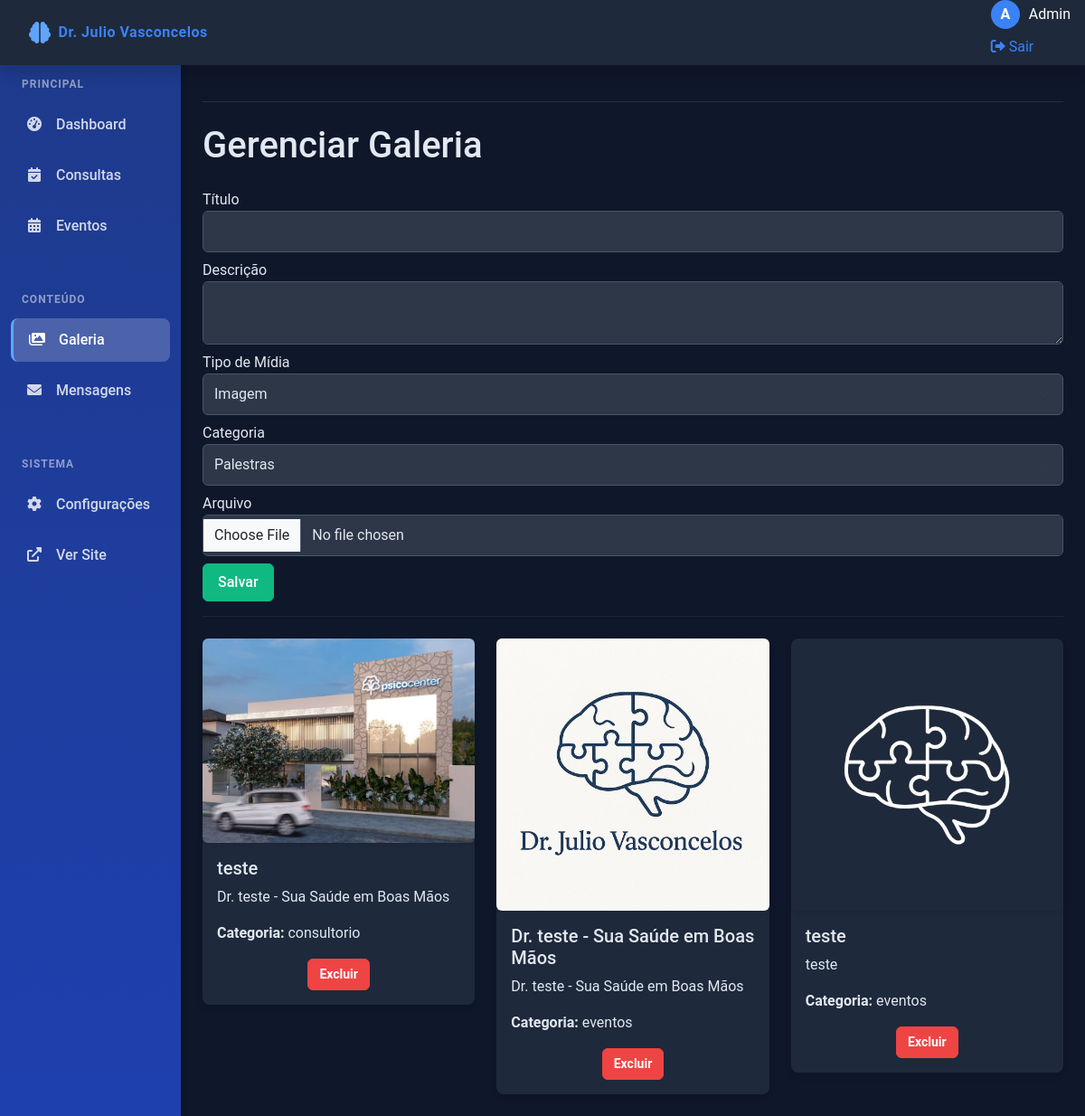
Page /admin/gallery (signed in) on the committed database.
### models.py (models this page shows)
class GalleryItem(db.Model):
    __tablename__ = 'gallery_item'
    id = db.Column(db.Integer, primary_key=True)
    title = db.Column(db.String(150), nullable=True)
    description = db.Column(db.Text, nullable=True)
    media_type = db.Column(db.String(10), nullable=False)  # "image" ou "video"
    filename = db.Column(db.String(255), nullable=False)
    caption = db.Column(db.String(255), nullable=True)
    categoria = db.Column(db.String(50), nullable=False, default='eventos')  # ✅ campo de categoria adicionado corretamente
    created_at = db.Column(db.DateTime, default=datetime.utcnow)

### admin_routes.py (the view, shortened to what this page needs)
@admin_bp.route('/gallery', methods=['GET', 'POST'])
@login_required
def gallery():
    form = GalleryForm()
    items = GalleryItem.query.order_by(GalleryItem.created_at.desc()).all()
    return render_template('admin/gallery.html', form=form, items=items)

### forms.py
class GalleryForm(FlaskForm):
    title = StringField('Título', validators=[DataRequired()])
    description = TextAreaField('Descrição', validators=[Optional()])
    media_file = FileField('Arquivo', validators=[
        FileAllowed(['jpg', 'jpeg', 'png', 'mp4'], 'Somente imagens e vídeos são permitidos!')
    ])
    media_type = SelectField('Tipo de Mídia', choices=[('image', 'Imagem'), ('video', 'Vídeo')], validators=[DataRequired()])
    categoria = SelectField('Categoria', choices=[
        ('palestras', 'Palestras'),
        ('consultorio', 'Consultório'),
        ('eventos', 'Eventos'),
        ('videos', 'Vídeos')
    ], validators=[DataRequired()])
    submit = SubmitField('Salvar')

### app.py (called while the page is built)
@login_manager.user_loader
def load_user(user_id):
    return User.query.get(int(user_id))

### templates/admin/gallery.html (shortened to what this page needs)
{% extends "admin/base.html" %}
{% block content %}
<h1 class="mb-4">Gerenciar Galeria</h1>
<form method="POST" enctype="multipart/form-data">
    {{ form.title.label }} {{ form.title(class="form-control mb-2") }}
    {{ form.description.label }} {{ form.description(class="form-control mb-2") }}
    {{ form.media_type.label }}
    {{ form.media_type(class="form-select mb-2") }}
    {{ form.categoria.label }} {{ form.categoria(class="form-select mb-2") }}
    {{ form.media_file.label }} {{ form.media_file(class="form-control mb-2") }}
    {{ form.submit(class="btn btn-success") }}
</form>
<hr>
<div class="row mt-4">
    {% for item in items %}
        <div class="col-md-4 mb-4">
            <div class="card">
                {% if item.media_type == 'image' %}
                    <img src="{{ url_for('static', filename='uploads/gallery/' ~ item.filename) }}" class="img-fluid rounded shadow-sm">
                {% elif item.media_type == 'video' %}
                    <video controls class="w-100 shadow-sm">
                        <source src="{{ url_for('static', filename='uploads/gallery/' ~ item.filename) }}" type="video/mp4">
                        Seu navegador não suporta vídeos.
                    </video>
                {% endif %}
                    <div class="card-body">
                        <h5>{{ item.title }}</h5>
                        <p>{{ item.description }}</p>
                        <p><strong>Categoria:</strong> {{ item.categoria }}</p>
                        <form action="{{ url_for('admin_bp.delete_gallery_item', item_id=item.id) }}" method="POST" class="mt-2 text-center">
                            <button type="submit" class="btn btn-danger btn-sm">Excluir</button>
                        </form>
                    </div>
            </div>
        </div>
    {% endfor %}
</div>
{% endblock %}

### templates/admin/base.html (shortened to what this page needs)
<!DOCTYPE html>
<html lang="pt-BR">
<head>
    <link href="https://cdn.jsdelivr.net/npm/bootstrap@5.3.0/dist/css/bootstrap.min.css" rel="stylesheet">
    <link rel="stylesheet" href="https://cdnjs.cloudflare.com/ajax/libs/font-awesome/6.0.0/css/all.min.css">
    <link rel="stylesheet" href="{{ url_for('static', filename='css/admin-dark-theme.css') }}">
</head>
<body class="admin-dark-theme">
    <nav class="navbar navbar-dark sticky-top flex-md-nowrap p-0 shadow">
        <a class="navbar-brand col-md-3 col-lg-2 me-0 px-3" href="{{ url_for('admin_bp.dashboard') }}">
            <div class="logo-container">
                <i class="fas fa-brain logo-icon"></i>
                <span>Dr. Julio Vasconcelos</span>
            </div>
        </a>
        <div class="navbar-nav ms-auto">
            <div class="user-profile">
                <div class="user-avatar">A</div>
                <span class="d-none d-md-inline-block">Admin</span>
            </div>
            <div class="nav-item text-nowrap">
                <a class="nav-link px-3" href="{{ url_for('admin_bp.logout') }}">
                    <i class="fas fa-sign-out-alt"></i> Sair
                </a>
            </div>
        </div>
    </nav>
    <div class="container-fluid">
        <div class="row">
            <nav id="sidebarMenu" class="col-md-3 col-lg-2 d-md-block sidebar collapse">
                <div class="sidebar-sticky pt-3">
                    <div class="sidebar-header">Principal</div>
                    <ul class="nav flex-column">
                        <li class="nav-item">
                            <a class="nav-link {% if request.endpoint == 'admin_bp.dashboard' %}active{% endif %}" href="{{ url_for('admin_bp.dashboard') }}">
                                <i class="fas fa-tachometer-alt"></i>
                                Dashboard
                            </a>
                        </li>
                        <li class="nav-item">
                            <a class="nav-link {% if request.endpoint == 'admin_bp.appointments' %}active{% endif %}" href="{{ url_for('admin_bp.appointments') }}">
                                <i class="fas fa-calendar-check"></i>
                                Consultas
                            </a>
                        </li>
                        <li class="nav-item">
                            <a class="nav-link {% if request.endpoint == 'admin_bp.events' %}active{% endif %}" href="{{ url_for('admin_bp.events') }}">
                                <i class="fas fa-calendar-alt"></i>
                                Eventos
                            </a>
                        </li>
                    </ul>
                    <div class="sidebar-header mt-4">Conteúdo</div>
                    <ul class="nav flex-column">
                        <li class="nav-item">
                            <a class="nav-link {% if request.endpoint == 'admin_bp.gallery' %}active{% endif %}" href="{{ url_for('admin_bp.gallery') }}">
                                <i class="fas fa-images"></i>
                                Galeria
                            </a>
                        </li>
                        <li class="nav-item">
                           <a class="nav-link {% if request.endpoint == 'main_bp.contact' %}active{% endif %}" href="{{ url_for('main_bp.contact') }}">
                                <i class="fas fa-envelope"></i>
                                Mensagens
                            </a>
                        </li>
                    </ul>
                    <div class="sidebar-header mt-4">Sistema</div>
                    <ul class="nav flex-column">
                        <li class="nav-item">
                            <a class="nav-link {% if request.endpoint == 'admin_bp.settings' %}active{% endif %}" href="{{ url_for('admin_bp.settings') }}">
                                <i class="fas fa-cog"></i>
                                Configurações
                            </a>
                        </li>
                        <li class="nav-item">
                            <a class="nav-link" href="{{ url_for('main_bp.index') }}" target="_blank">
                                <i class="fas fa-external-link-alt"></i>
                                Ver Site
                            </a>
                        </li>
                    </ul>
                </div>
            </nav>
            <main class="col-md-9 ms-sm-auto col-lg-10 px-md-4">
                <div class="page-header mt-4">
                </div>
                {% block content %}{% endblock %}
            </main>
        </div>
    </div>
</body>
</html>

### static/css/admin-dark-theme.css (style rules this page uses)
body.admin-dark-theme { background-color: #0f172a; color: #e2e8f0; }
.admin-dark-theme .sidebar { background: linear-gradient(180deg, #1e3a8a, #1e40af); box-shadow: 2px 0 5px rgba(0, 0, 0, 0.2); }
.admin-dark-theme .sidebar .nav-link { color: rgba(255, 255, 255, 0.8); border-radius: 0.5rem; margin: 0.25rem 0.75rem; transition: all 0.2s ease; }
.admin-dark-theme .sidebar .nav-link.active { color: #fff; background: rgba(255, 255, 255, 0.2); border-left: 3px solid #60a5fa; }
.admin-dark-theme .sidebar .nav-link i { margin-right: 10px; width: 20px; text-align: center; transition: transform 0.2s ease; }
.admin-dark-theme .sidebar-header { color: rgba(255, 255, 255, 0.5); font-size: 0.75rem; text-transform: uppercase; letter-spacing: 1px; padding: 1.25rem 1.5rem 0.5rem; font-weight: 600; }
.admin-dark-theme .navbar { background-color: #1e293b !important; }
.admin-dark-theme .navbar-brand { font-weight: 600; letter-spacing: 0.5px; }
.admin-dark-theme .user-profile { display: flex; align-items: center; }
.admin-dark-theme .user-avatar { width: 32px; height: 32px; border-radius: 50%; margin-right: 10px; background-color: #3b82f6; display: flex; align-items: center; justify-content: center; color: white; font-weight: bold; }
.admin-dark-theme .page-header { margin-bottom: 1.5rem; border-bottom: 1px solid rgba(255, 255, 255, 0.1); padding-bottom: 1rem; }
.admin-dark-theme .card { background-color: #1e293b; border: none; box-shadow: 0 4px 6px rgba(0, 0, 0, 0.1); border-radius: 0.5rem; transition: transform 0.2s, box-shadow 0.2s; }
.admin-dark-theme .card-body { color: #e2e8f0; }
.admin-dark-theme .form-control, .admin-dark-theme .form-select { background-color: #2d3748; border-color: #4a5568; color: #e2e8f0; border-radius: 0.375rem; padding: 0.625rem 0.75rem; }
.admin-dark-theme .form-control::placeholder { color: #94a3b8; }
.admin-dark-theme .btn { border-radius: 0.375rem; padding: 0.5rem 1rem; font-weight: 500; transition: all 0.2s; }
.admin-dark-theme .btn-sm { padding: 0.375rem 0.75rem; font-size: 0.875rem; font-weight: 600; }
.admin-dark-theme .btn-success { background-color: #10b981; border-color: #10b981; color: #ffffff !important; }
.admin-dark-theme .btn-danger { background-color: #ef4444; border-color: #ef4444; color: #ffffff !important; }
.admin-dark-theme hr { border-top-color: #4a5568; opacity: 0.25; }
.admin-dark-theme a { color: #3b82f6; text-decoration: none; }

### templates/admin/base.html (style rules this page uses)
body { font-family: 'Roboto', sans-serif; }
.sidebar { position: fixed; top: 0; bottom: 0; left: 0; z-index: 100; padding: 48px 0 0; box-shadow: inset -1px 0 0 rgba(0, 0, 0, .1); }
.sidebar-sticky { position: relative; top: 0; height: calc(100vh - 48px); padding-top: .5rem; overflow-x: hidden; overflow-y: auto; }
.sidebar .nav-link { font-weight: 500; padding: 0.75rem 1rem; margin: 0.2rem 0; }
.sidebar .nav-link i { margin-right: 10px; }
.navbar-brand { padding-top: .75rem; padding-bottom: .75rem; font-size: 1rem; }
.logo-container { display: flex; align-items: center; padding: 0 1rem; }
.logo-icon { font-size: 1.5rem; margin-right: 0.5rem; color: #60a5fa; }
.user-profile { display: flex; align-items: center; color: white; padding: 0 1rem; }
.user-avatar { width: 32px; height: 32px; border-radius: 50%; background-color: #3b82f6; display: flex; align-items: center; justify-content: center; margin-right: 0.5rem; font-weight: bold; }

### rows in the picture
GalleryItem: filename (picture), title "teste", description "Dr. teste - Sua Saúde em Boas Mãos", categoria "consultorio"
GalleryItem: filename (picture), title "Dr. teste - Sua Saúde em Boas Mãos", description "Dr. teste - Sua Saúde em Boas Mãos", categoria "eventos"
GalleryItem: filename (picture), title "teste", description "teste", categoria "eventos"
